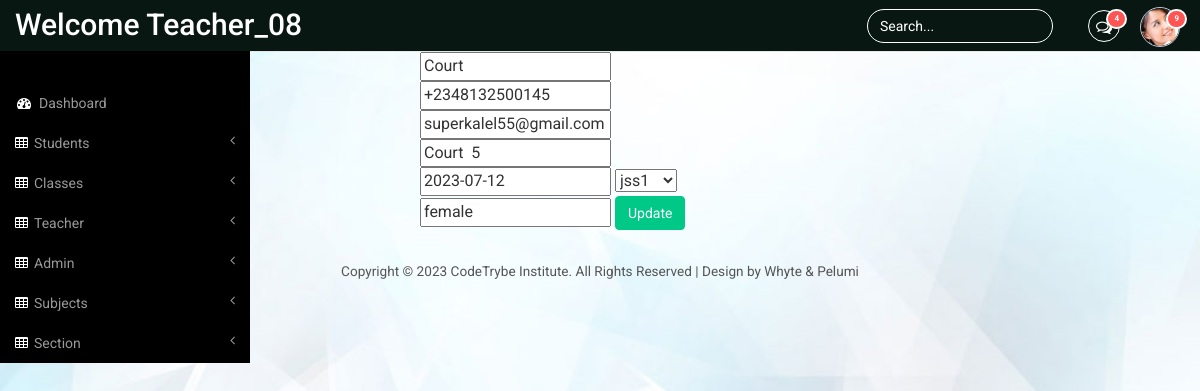
The page /std_up/5/ (signed in) on the database as committed earlier.
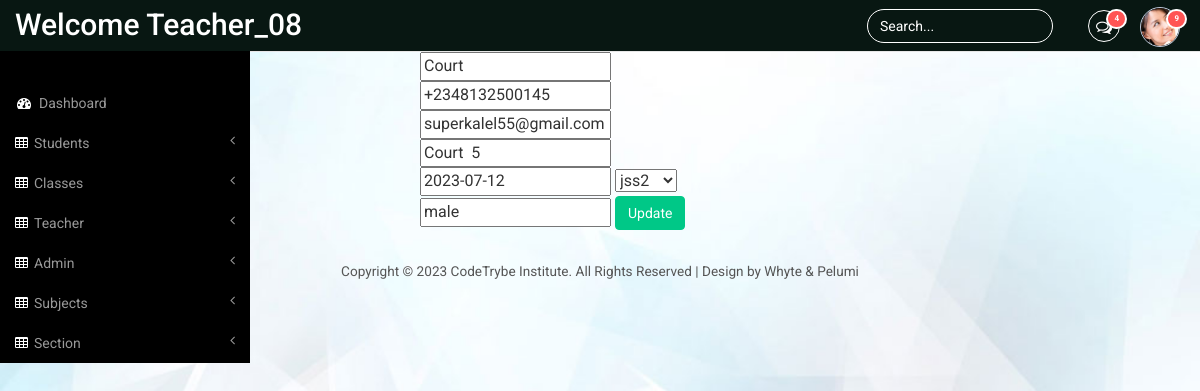
The same page on the database as committed later.
### panel/models.py (models this page shows, shortened)
class Student(models.Model):
    user = models.OneToOneField(User, on_delete=models.CASCADE)
    phone_number = models.CharField(max_length=20,default="+234-")
    email = models.EmailField(max_length=50)
    address = models.CharField(max_length=50,default="Default address")
    dob = models.DateField(null=True,blank=True)
    std_class = models.ForeignKey(StdClass, on_delete=models.CASCADE, default=None)
    gender = models.CharField(max_length=10, default='NULL')
    role = models.CharField(max_length=20,default="student")

### panel/views.py (the view, shortened to what this page needs)
# urls.py: path('std_up/<str:id>/',views.std_update, name='panel-stdup'),
@login_required
def std_update(request, id):
    student_instance = get_object_or_404(Student, id=id)
    user_instance = get_object_or_404(User, username=student_instance.user)
    form = StudentUpdateForm(instance=student_instance)
    username_form = UserUpdateForm(instance=user_instance)
    context = {
        'form': form,
        'username_form': username_form,
    }
    form = StudentUpdateForm(instance=student_instance)
    username_form = UserUpdateForm(instance=user_instance)
    return render(request, "panel/std_up.html", context)

### panel/forms.py
class StudentUpdateForm(forms.ModelForm):
    class Meta:
        model = Student
        exclude = ['user','role']

class UserUpdateForm(forms.ModelForm):
    class Meta:
        model = User
        fields = ['username']

### panel/models.py (called while the page is built)
    def __str__(self):
        return self.name

### panel/templates/panel/std_up.html (shortened to what this page needs)
{% extends "panel/base.html" %}
{% block content %}
<form action="" method="post">
    <div class="container">
        <div class="row">
            <div class="col-md-4 col-md-offset-4 form-login">
                {{ username_form.username}}
                {{ form.phone_number }}
                {{ form.email}}
                {{form.address}}
                {{ form.dob }}
                {{ form.std_class }}
                {{ form.gender }}
            <button class="btn btn-primary btn-md" type="submit">Update</button>
                </div>
            </div>
        </div>
    </form>
    {% endblock %}

Rows that differ between the two databases and show on the page:
changed Student "superkalel55@gmail.com": std_class "jss1" → "jss2"; gender "female" → "male"
